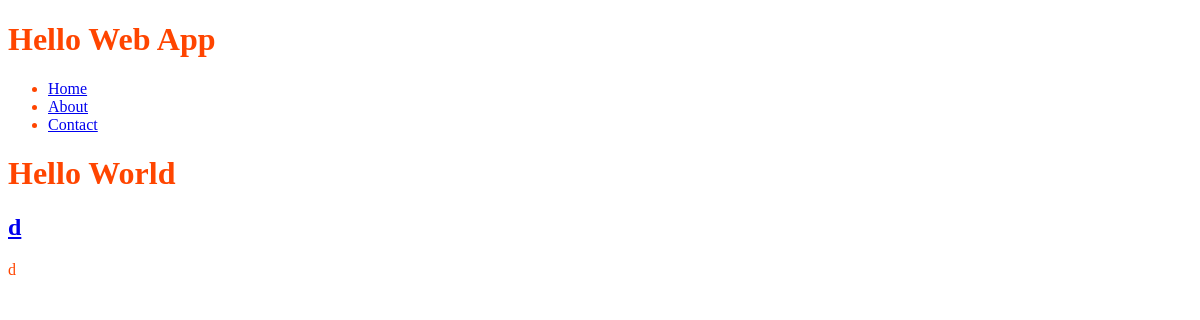
Before: / with the older database file.
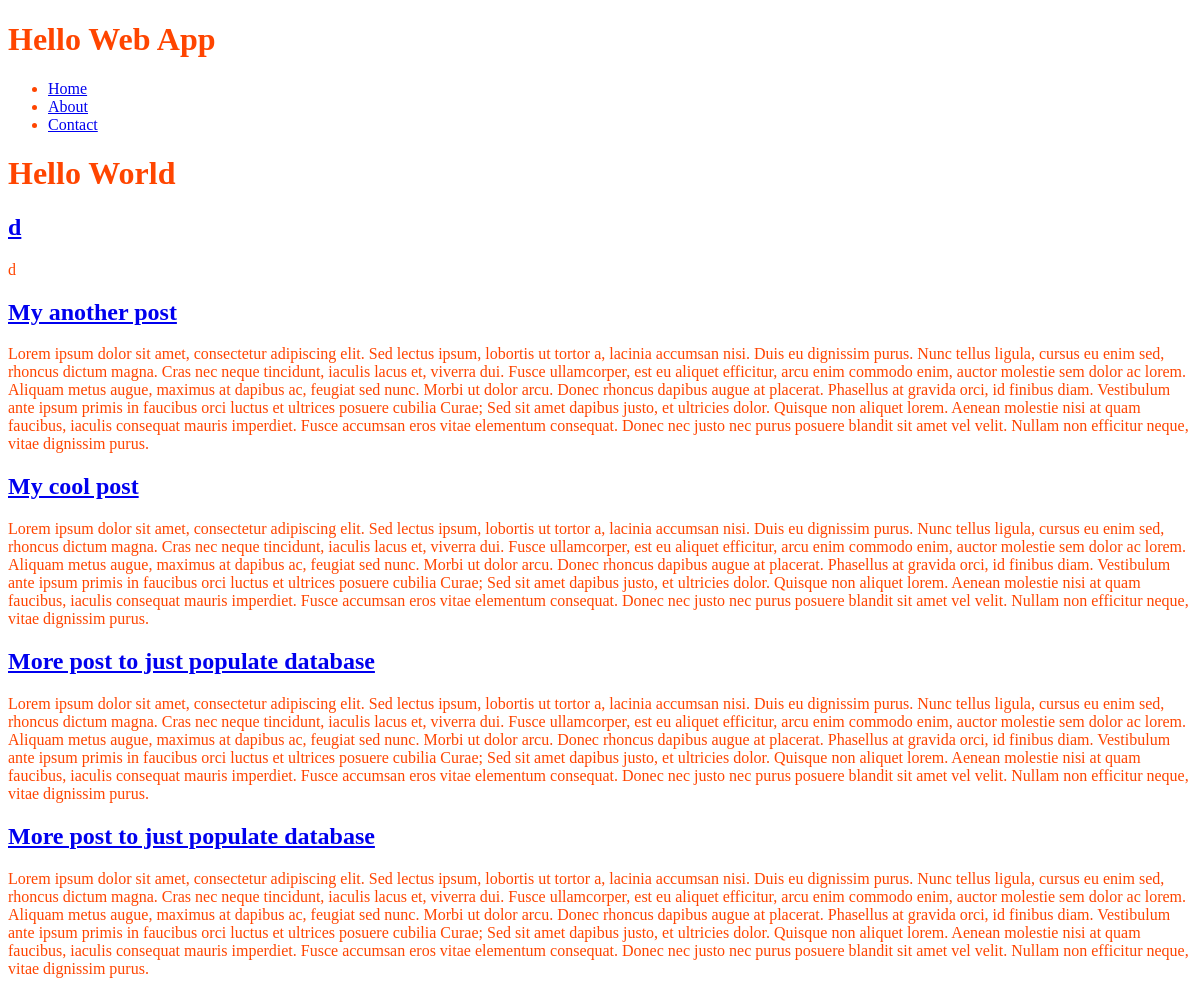
After: the same page with the newer database file.
### collection/models.py (models this page shows)
class Thing(models.Model):
    name = models.CharField(max_length=255)
    description = models.TextField()
    slug = models.SlugField(unique=True)

### collection/views.py (the view)
# urls.py: url(r'^$', views.index, name='home'),
def index(request):
    things = Thing.objects.all()
    number = 1
    return render(request, 'index.html', {
        'things': things,
        })

### collection/templates/index.html (shortened to what this page needs)
{% extends 'base.html' %}
{% block content %}
    <h1>Hello World</h1>
    {% for i in things %}
        <a href="{% url 'thing_detail' slug=i.slug %}"><h2>{{i.name}}</h2></a>
        <p>{{i.description}}</p>
    {% endfor %}
{% endblock content %}

### collection/templates/base.html (shortened to what this page needs)
{% load staticfiles %}
<!doctype html>
<html>
    <head>
        <link rel="stylesheet" href="{% static 'css/style.css' %}" />
        <header>
            <h1>Hello Web App</h1>
            <nav>
                <ul>
                    <li>
                        <a href="{% url 'home' %}">Home</a>
                    </li>
                    <li>
                        <a href="{% url 'about' %}">About</a>
                    </li>
                    <li>
                        <a href="{% url 'contact' %}">Contact</a>
                    </li>
                </ul>
            </nav>
        </header>
        {% block content %} {% endblock content %}
     </head>
    <body>
    </body>
</html>

### collection/static/css/style.css (style rules this page uses)
body { background: #fff; color: orangered; }

Changed rows visible on the page:
added Thing: name "My another post", description "Lorem ipsum dolor sit amet, consectetur adipiscing elit. Sed lectus ipsum, lobortis ut tortor a, lacinia accumsan nisi. Duis eu dignissim purus. Nunc tellus ligula, cursus eu enim sed, rhoncus dictum magna. Cras nec neque tincidunt, iaculis lacus et, viverra dui. Fusce ullamcorper, est eu aliquet efficitur, arcu enim commodo enim, auctor molestie sem dolor ac lorem. Aliquam metus augue, maximus at dapibus ac, feugiat sed nunc. Morbi ut dolor arcu. Donec rhoncus dapibus augue at placerat. Phasellus at gravida orci, id finibus diam. Vestibulum ante ipsum primis in faucibus orci luctus et ultrices posuere cubilia Curae; Sed sit amet dapibus justo, et ultricies dolor. Quisque non aliquet lorem.…"
added Thing: name "My cool post", description "Lorem ipsum dolor sit amet, consectetur adipiscing elit. Sed lectus ipsum, lobortis ut tortor a, lacinia accumsan nisi. Duis eu dignissim purus. Nunc tellus ligula, cursus eu enim sed, rhoncus dictum magna. Cras nec neque tincidunt, iaculis lacus et, viverra dui. Fusce ullamcorper, est eu aliquet efficitur, arcu enim commodo enim, auctor molestie sem dolor ac lorem. Aliquam metus augue, maximus at dapibus ac, feugiat sed nunc. Morbi ut dolor arcu. Donec rhoncus dapibus augue at placerat. Phasellus at gravida orci, id finibus diam. Vestibulum ante ipsum primis in faucibus orci luctus et ultrices posuere cubilia Curae; Sed sit amet dapibus justo, et ultricies dolor. Quisque non aliquet lorem.…"
added Thing: name "More post to just populate database", description "Lorem ipsum dolor sit amet, consectetur adipiscing elit. Sed lectus ipsum, lobortis ut tortor a, lacinia accumsan nisi. Duis eu dignissim purus. Nunc tellus ligula, cursus eu enim sed, rhoncus dictum magna. Cras nec neque tincidunt, iaculis lacus et, viverra dui. Fusce ullamcorper, est eu aliquet efficitur, arcu enim commodo enim, auctor molestie sem dolor ac lorem. Aliquam metus augue, maximus at dapibus ac, feugiat sed nunc. Morbi ut dolor arcu. Donec rhoncus dapibus augue at placerat. Phasellus at gravida orci, id finibus diam. Vestibulum ante ipsum primis in faucibus orci luctus et ultrices posuere cubilia Curae; Sed sit amet dapibus justo, et ultricies dolor. Quisque non aliquet lorem.…"
added Thing: name "More post to just populate database", description "Lorem ipsum dolor sit amet, consectetur adipiscing elit. Sed lectus ipsum, lobortis ut tortor a, lacinia accumsan nisi. Duis eu dignissim purus. Nunc tellus ligula, cursus eu enim sed, rhoncus dictum magna. Cras nec neque tincidunt, iaculis lacus et, viverra dui. Fusce ullamcorper, est eu aliquet efficitur, arcu enim commodo enim, auctor molestie sem dolor ac lorem. Aliquam metus augue, maximus at dapibus ac, feugiat sed nunc. Morbi ut dolor arcu. Donec rhoncus dapibus augue at placerat. Phasellus at gravida orci, id finibus diam. Vestibulum ante ipsum primis in faucibus orci luctus et ultrices posuere cubilia Curae; Sed sit amet dapibus justo, et ultricies dolor. Quisque non aliquet lorem.…"
